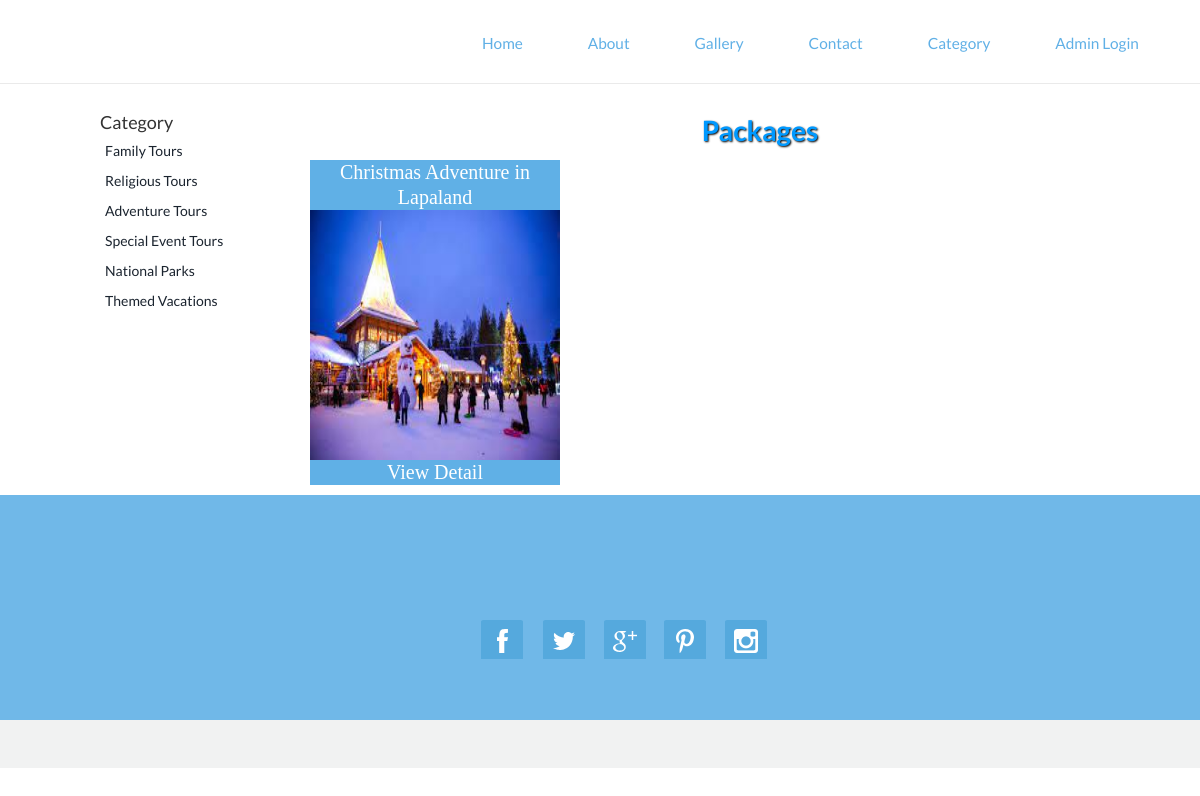
Page /package.php?subcatid=1 on the committed database.
### tables this page shows
CREATE TABLE `category` (
  `Cat_id` int(100) NOT NULL,
  `Cat_name` varchar(2000) NOT NULL
);

CREATE TABLE `package` (
  `Packid` int(200) NOT NULL,
  `Packname` varchar(1000) NOT NULL,
  `Category` int(200) NOT NULL,
  `Subcategory` int(200) NOT NULL,
  `Packprice` int(200) NOT NULL,
  `Pic1` varchar(8000) NOT NULL,
  `Pic2` varchar(8000) NOT NULL,
  `Pic3` varchar(8000) NOT NULL,
  `Detail` varchar(8000) NOT NULL
);

### package.php (the view, shortened to what this page needs)
<!DOCTYPE html>
<html>
<head>
<link href="stylecss.css" rel='stylesheet' type='text/css'/>
<link href="css/bootstrap.css" rel='stylesheet' type='text/css'/>
<link href="css/style.css" rel="stylesheet" type="text/css" media="all"/>
</head>
<body>
<?php include('function.php'); ?>
<?php include('top.php'); ?>
<br>
<br>
<br>
<div style="height:50px"></div>
<div style="width:1000px; margin:auto" >
<div style="width:200px; float:left">
<table cellpadding="0" cellspacing="0" width="1000px">
<tr><td style="font-size:18px" color="#09F">Category</td></tr>
<?php
$s="select * from category";
$result=mysqli_query($cn,$s);
while($data=mysqli_fetch_array($result))
{
		echo "<tr><td style=' padding:5px;'><a href='subcat.php?catid=$data[0]'>$data[1]</a></td></tr>";
}
?>
</table>
</div>
<div style="width:800px; float:left">
<table cellpadding="0px" cellspacing="0" width="1000px">
<tr><td class="headingText">Packages</td></tr>
<tr><td class="paraText" width="900px">
<table cellpadding="0" cellspacing="0" width="900px">
<?php
$s="select * from package where package.subcategory='" . $_GET["subcatid"] ."'";
$result=mysqli_query($cn,$s);
$n=0;
while($data=mysqli_fetch_array($result))
{
	if($n%3==0)
	{
	?>
<tr>
<?php
	}?>
<td>
<table border="0" width="100px">
<tr><td align="center" style="background-color:#60B0E6; font-size:20px; font-family:Lucida Calligraphy; color:#FFF"><?php echo $data[1]; ?></td></tr>
<tr><td class="image"><img src="Admin/packimages/<?php echo $data[5];?>" width="250px" height="250px" /></td></tr>
<tr><td align="center" style="background-color:#60B0E6; font-size:20px; font-family:Lucida Calligraphy; color:#09F"><a href="detail.php?pid=<?php echo $data[0];   ?>"><font color="#FFFFFF">View Detail</font></a></td></tr>
</table>
</td>
<?php
$n=$n+1;
}
?>
</table>
</td></tr></table>
</div>
</div>
<?php include('bottom.php'); ?>
</body>
</html>

### stylecss.css (style rules this page uses)
.headingText { font-size:38px; color:#09F; margin:5px; font-weight:bold; text-shadow:1px 1px 2px black;; text-align:center; }
.paraText { line-height:25px; padding:10px; text-align:justify; }
.image { border:#03F; border-image:fill; }

### css/style.css (style rules this page uses)
.headingText { font-size:28px; color:#09F; margin:5px; font-weight:bold; text-shadow:1px 1px 2px black;; text-align:center; }
.paraText { line-height:25px; padding:10px; text-align:justify; }
.image { border:#03F; border:thick:#9C0; }
body { margin:0; padding:0; font-family: 'Lato', sans-serif; -webkit-appearance:none; }
body a { transition:0.5s all; -webkit-transition:0.5s all; -moz-transition:0.5s all; -o-transition:0.5s all; -ms-transition:0.5s all; }

### rows in the picture
category: Cat_name "Family Tours"
category: Cat_name "Religious Tours"
category: Cat_name "Adventure Tours"
category: Cat_name "Special Event Tours"
category: Cat_name "National Parks"
category: Cat_name "Themed Vacations"
package: Packname "Christmas Adventure in Lapaland", Pic1 (picture)
